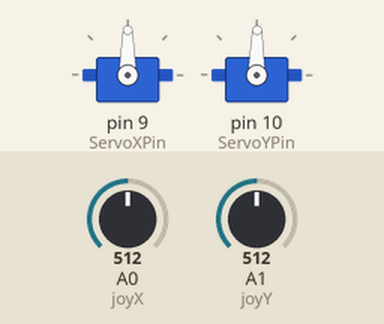
The program below on a simulated Arduino Nano, built with avr-gcc and run on an emulated ATmega328P. Shown: 2 × servo. The test bench sets the inputs (shaded band); at power-on: A0 (joyX) = 512, A1 (joyY) = 512.

Above: at 1.2 s.
1.3 s: A0 (joyX) set to 716
At 1.7 s:
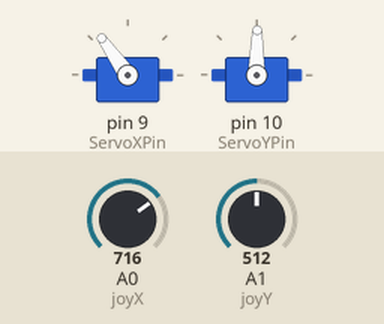
2.8 s: A1 (joyY) set to 716
At 3.8 s:
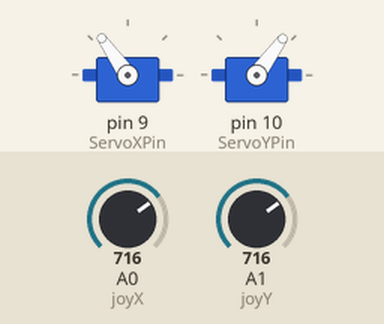
4.3 s: A0 (joyX) set to 900
At 5.5 s:
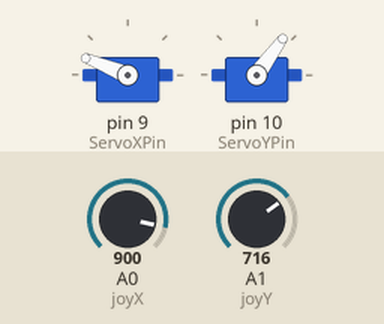
5.8 s: A1 (joyY) set to 900
At 6.4 s:
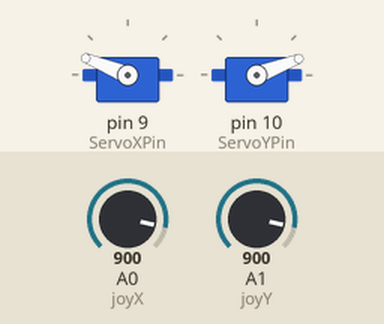
7.3 s: A0 (joyX) set to 1023
At 8.5 s:
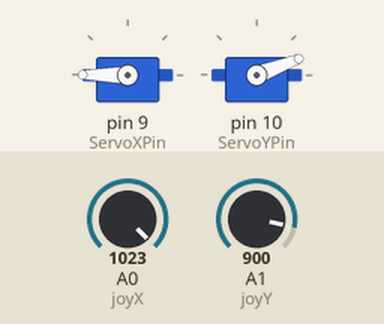
8.8 s: A1 (joyY) set to 1023
At 9.5 s:
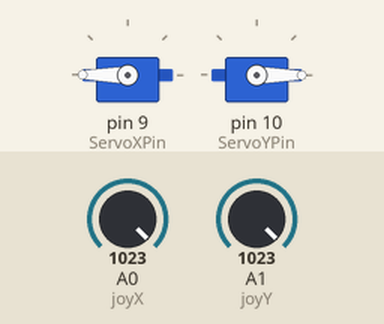
Timing chart, 0 to 11.3 s (numbered marks = the images above; inputs shaded):
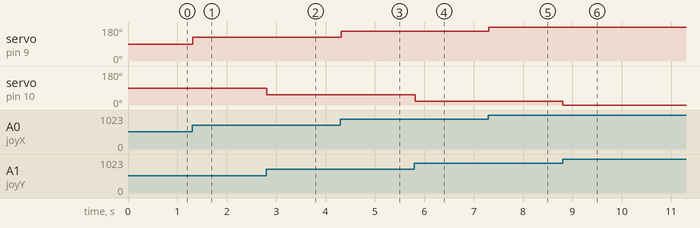

Measured:
- after the input at 1.3 s, servo on pin 9 (ServoXPin): 90° → 125° at once
- after the input at 2.8 s, servo on pin 10 (ServoYPin): 89° → 54° at once
- after the input at 4.3 s, servo on pin 9 (ServoXPin): 125° → 158° at once
- after the input at 5.8 s, servo on pin 10 (ServoYPin): 54° → 21° at once
- after the input at 7.3 s, servo on pin 9 (ServoXPin): 158° → 180° at once
- after the input at 8.8 s, servo on pin 10 (ServoYPin): 21° → 0° at once

The program:

main.cpp
```cpp
#include <Servo.h>
#include <Arduino.h>

#define ServoXPin  9
#define ServoYPin   10
#define HorizontalPotPin  A1
#define VerticalPotPin  A1
#define ServoMin  0
#define ServoMax  180

Servo XServo;
Servo YServo;

int XPos;
int YPos;

int joyX = A0;
int joyY = A1;
int JoyXVal;
int JoyYVal;

void setup()
{
  XServo.attach(ServoXPin);
  YServo.attach(ServoYPin);
}

void loop()
{
  JoyXVal = analogRead(joyX);
  JoyYVal = analogRead(joyY);

  XPos  = map(JoyXVal, 0, 1023, ServoMin , ServoMax);
  YPos  = map(JoyYVal, 1023, 0, ServoMin , ServoMax);

  XServo.write(XPos);
  YServo.write(YPos);
  delay(20);
}
```
